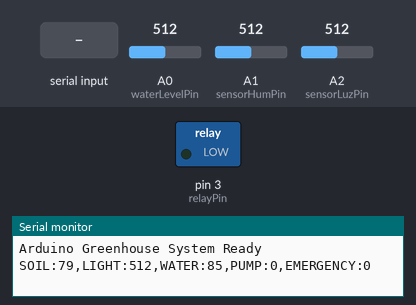
Bench run of a sketch on a simulated Arduino Uno, built with avr-gcc and run on an emulated ATmega328P. On the bench: switched loads named in the sketch (green lamp = pin HIGH), the last lines printed to the serial monitor. The test bench sets the inputs (shaded band); at power-on: A0 (waterLevelPin) = 512, A1 (sensorHumPin) = 512, A2 (sensorLuzPin) = 512.

Above: at 1.2 s.
1.3 s: "PUMP_ON\n" received over Serial
At 3.5 s:
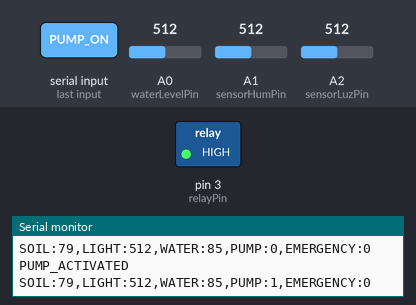
4.3 s: "PUMP_OFF\n" received over Serial
At 6.2 s:
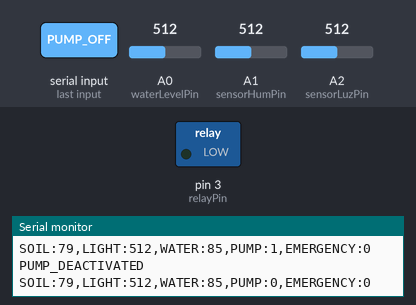
Timing chart, 0 to 7.7 s (numbered marks = the images above; inputs shaded):
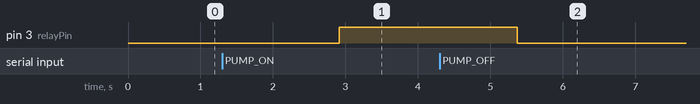

Measured:
- after the input at 1.3 s, pin 3 (relayPin): LOW → HIGH after 1.6 s
- after the input at 4.3 s, pin 3 (relayPin): HIGH → LOW after 1.1 s

The sketch:

arduino-code-fixed.ino
```cpp
const int relayPin = 3;        // Pin para el relé
const int sensorHumPin = A1;   // Pin para el sensor de humedad (higrómetro)
const int waterLevelPin = A0;  // Pin para el sensor de nivel de agua
const int sensorLuzPin = A2;   // Pin para el sensor de luz (LDR)

// --- CALIBRACIÓN DE SENSORES ---
// Nivel de agua: ajusta estos valores según tu sensor
const int WATER_LEVEL_EMPTY = 0;    // Valor analógico con tanque vacío
const int WATER_LEVEL_FULL = 600;   // Valor analógico con tanque lleno (estimado)

// Humedad del suelo: los valores se invierten, más alto es MÁS SECO.
const int SOIL_MOISTURE_DRY = 950;  // Valor analógico con tierra seca
const int SOIL_MOISTURE_WET = 400;  // Valor analógico con tierra húmeda

// Número de muestras a promediar para estabilizar la lectura
const int NUM_SAMPLES = 15;

int sensorHumValue = 0;         // Variable para el valor del higrómetro
int waterLevelValue = 0;        // Variable para el valor del nivel de agua
int sensorLuzValue = 0;         // Variable para el valor del sensor de luz
int thresholdHumidity = 40;     // UMBRAL EN PORCENTAJE (%): Regar si la humedad es MENOR a este valor.
int thresholdWaterLevel = 300;  // Umbral para el nivel de agua (valor crudo)

bool pumpStatus = false;        // Estado de la bomba
bool manualControl = false;     // Control manual desde la web
bool emergencyMode = false;     // Modo de emergencia activo

void setup() {
  pinMode(relayPin, OUTPUT);
  digitalWrite(relayPin, LOW);  // Apagar la bomba por defecto

  Serial.begin(9600);  // Iniciar la comunicación serial
  Serial.println("Arduino Greenhouse System Ready");
}

// Función para obtener una lectura estabilizada de un sensor
int getSmoothedReading(int pin) {
  long total = 0;
  for (int i = 0; i < NUM_SAMPLES; i++) {
    total += analogRead(pin);
    delay(10); // Pequeña pausa entre lecturas
  }
  return total / NUM_SAMPLES;
}

void loop() {
  // Leer comandos desde la PC
  if (Serial.available()) {
    String command = Serial.readStringUntil('\n');
    command.trim();
    processCommand(command);
  }

  // Leer sensores usando el filtro de suavizado
  sensorHumValue = getSmoothedReading(sensorHumPin);
  waterLevelValue = getSmoothedReading(waterLevelPin);
  sensorLuzValue = getSmoothedReading(sensorLuzPin);

  // Mapear la humedad a un porcentaje (0-100)
  long soilPercent = map(sensorHumValue, SOIL_MOISTURE_DRY, SOIL_MOISTURE_WET, 0, 100);
  soilPercent = constrain(soilPercent, 0, 100);

  // Control automático SOLO si NO está en emergencia y NO hay control manual
  if (!emergencyMode && !manualControl) {
    // Control de la bomba basado en el nivel de agua y humedad
    if (waterLevelValue > thresholdWaterLevel) {
      if (soilPercent < thresholdHumidity) { // Ahora se compara con el umbral en %
        pumpStatus = true;  // Enciende la bomba
      } else {
        pumpStatus = false;  // Apaga la bomba si el suelo está húmedo
      }
    } else {
      pumpStatus = false;  // Apaga la bomba si el nivel de agua es bajo
    }
  }

  // En modo de emergencia, FORZAR bomba apagada
  if (emergencyMode) {
    pumpStatus = false;
    digitalWrite(relayPin, LOW);  // Forzar apagado físico
  } else {
    // Aplicar el estado de la bomba solo si NO está en emergencia
    digitalWrite(relayPin, pumpStatus ? HIGH : LOW);
  }

  // Enviar los datos en el formato esperado por el backend
  Serial.print("SOIL:");
  Serial.print(soilPercent);  // Humedad del suelo como porcentaje
  Serial.print(",LIGHT:");
  Serial.print(sensorLuzValue);  // Valor de luz

  // Mapear el valor del agua a un porcentaje y restringirlo entre 0 y 100
  long waterPercent = map(waterLevelValue, WATER_LEVEL_EMPTY, WATER_LEVEL_FULL, 0, 100);
  waterPercent = constrain(waterPercent, 0, 100); // Forzar a que esté entre 0 y 100

  Serial.print(",WATER:");
  Serial.print(waterPercent);  // Nivel de agua como porcentaje
  Serial.print(",PUMP:");
  Serial.print(pumpStatus ? 1 : 0);  // Estado de la bomba (1=ON, 0=OFF)
  Serial.print(",EMERGENCY:");
  Serial.print(emergencyMode ? 1 : 0);  // Estado de emergencia
  Serial.println();  // Nueva línea para terminar la transmisión de datos

  delay(2000);  // Espera 2 segundos antes de la siguiente lectura
}

void processCommand(String command) {
  if (command == "PUMP_ON") {
    if (!emergencyMode) {
      pumpStatus = true;
      manualControl = true;  // Activar control manual
      Serial.println("PUMP_ACTIVATED");
    } else {
      Serial.println("PUMP_BLOCKED_EMERGENCY_MODE");
    }
  }
  else if (command == "PUMP_OFF") {
    pumpStatus = false;
    manualControl = true;  // Activar control manual
    Serial.println("PUMP_DEACTIVATED");
  }
  else if (command == "EMERGENCY_STOP") {
    emergencyMode = true;
    pumpStatus = false;
    manualControl = true;  // Mantener control manual
    digitalWrite(relayPin, LOW);  // Forzar apagado inmediato
    Serial.println("EMERGENCY_STOP_ACTIVATED");
  }
  else if (command == "CLEAR_EMERGENCY") {
    emergencyMode = false;
    manualControl = false;  // Volver al control automático
    pumpStatus = false;     // Asegurar que la bomba esté apagada al salir de emergencia
    Serial.println("EMERGENCY_MODE_CLEARED");
  }
  else if (command == "AUTO_MODE") {
    if (!emergencyMode) {
      manualControl = false;  // Volver al control automático
      Serial.println("AUTO_MODE_ACTIVATED");
    } else {
      Serial.println("AUTO_MODE_BLOCKED_EMERGENCY");
    }
  }
  else if (command == "STATUS") {
    // Enviar estado actual inmediatamente
    long currentSoilPercent = map(sensorHumValue, SOIL_MOISTURE_DRY, SOIL_MOISTURE_WET, 0, 100);
    currentSoilPercent = constrain(currentSoilPercent, 0, 100);
    Serial.print("SOIL:");
    Serial.print(currentSoilPercent);
    Serial.print(",LIGHT:");
    Serial.print(sensorLuzValue);
    Serial.print(",WATER:");
    long currentWaterPercent = map(waterLevelValue, WATER_LEVEL_EMPTY, WATER_LEVEL_FULL, 0, 100);
    currentWaterPercent = constrain(currentWaterPercent, 0, 100);
    Serial.print(currentWaterPercent);
    Serial.print(",PUMP:");
    Serial.print(pumpStatus ? 1 : 0);
    Serial.print(",EMERGENCY:");
    Serial.println(emergencyMode ? 1 : 0);
  }
} 
```
